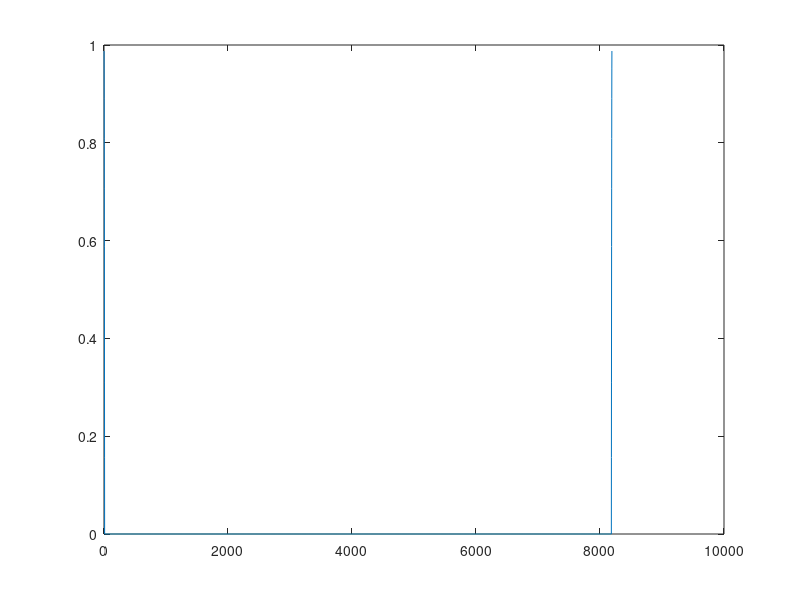
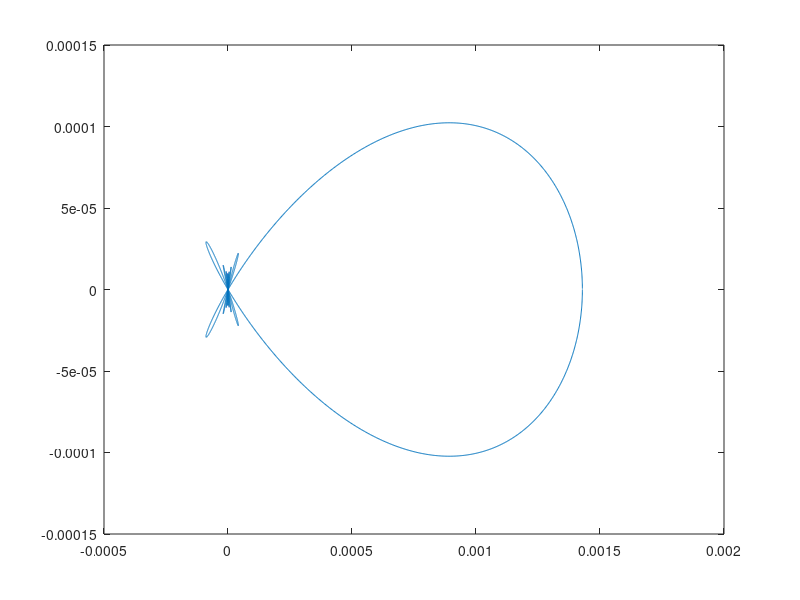
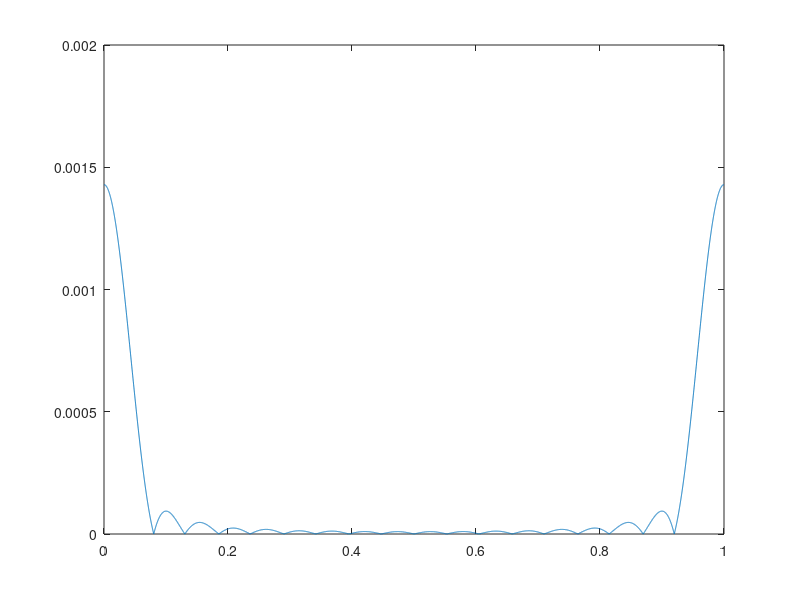

Write MATLAB code to recreate these figures, in order.
clc
clear all
close all

N_fft=8192;
N_signal=10;
Ts=N_signal/N_fft;
t=0:1/N_fft:1-1/N_fft;
%2*Tb*cos(pi*f*Tb) |f|<0.5*Tb

X=[cos(pi*(1:N_signal)*0.5/N_signal),zeros(1,N_fft-2*N_signal),cos(pi*(N_signal:-1:1)*0.5/N_signal)];
plot(X);
x=ifft(X);
figure
plot(x);
figure
plot(t,abs(x))
